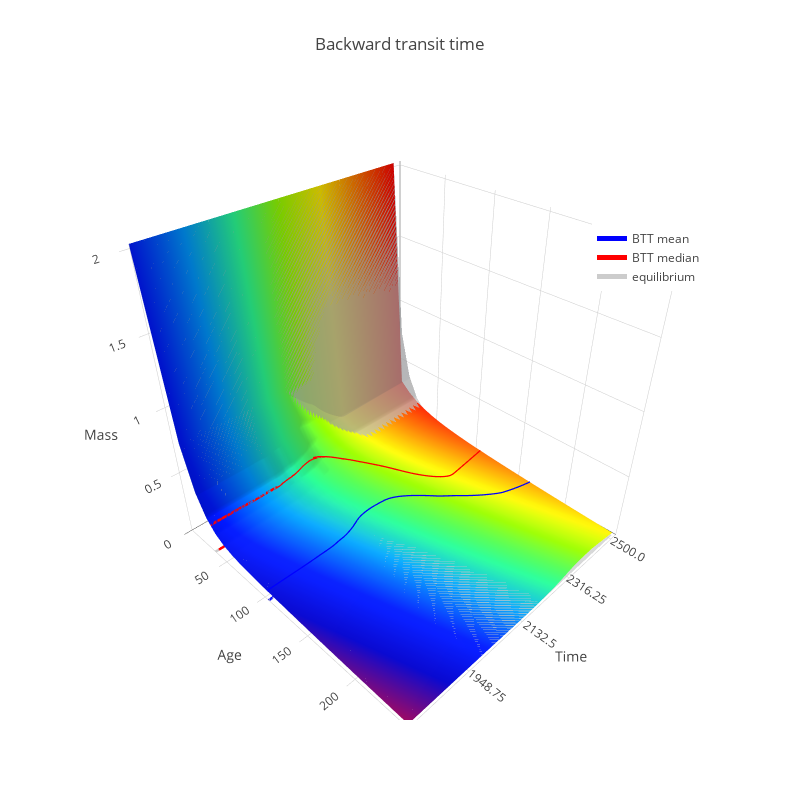

The notebook cell saved with this chart:
### Code cell
btt_dens_fig['layout']['legend'] = dict(x=0.8, y=0.8)
iplot(btt_dens_fig)
